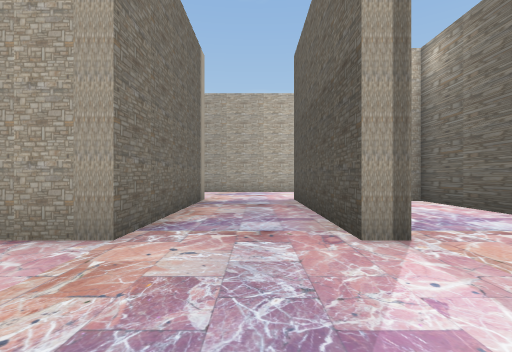
view 1 (above)

23 first-person views from a walk through a Unity game level. The camera is 1.3 m above the floor, looks level and sees 85° across. The floor is counted in squares, 2 m on a side. Each view is taken from the middle of a square. On the plan, view 1 faces up. The plan holds only what a view shows up to about 9 squares ahead; the rest is blank. The player character is not drawn. Some animated figures are left out.

view 2
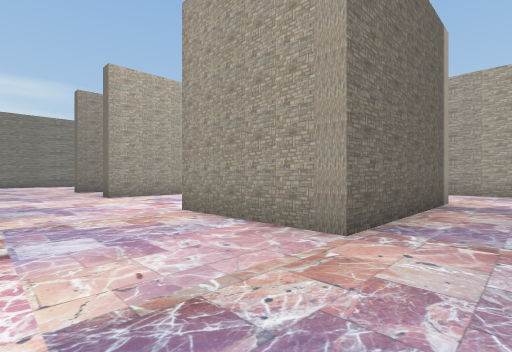

view 3
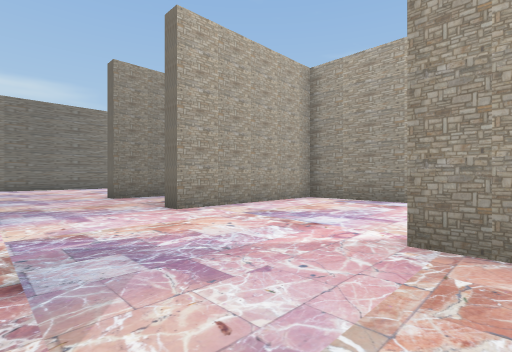

view 4
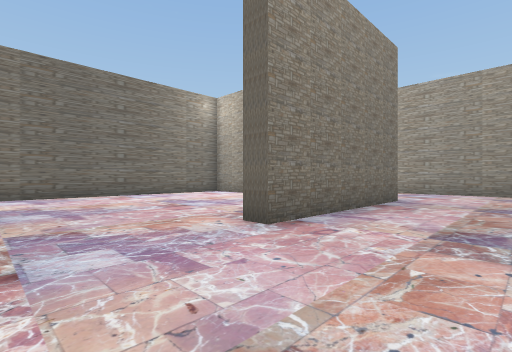

view 5
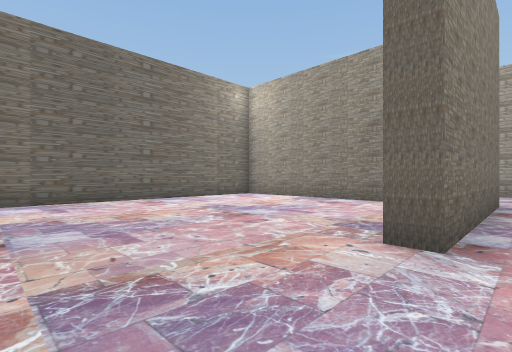

view 6
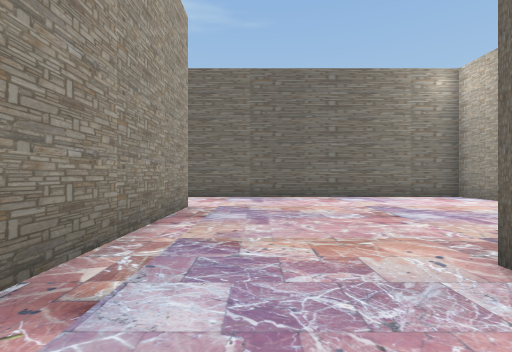

view 7
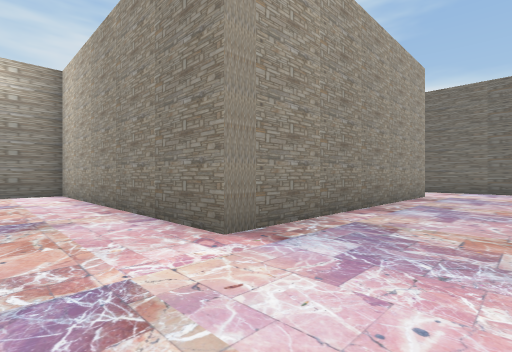

view 8
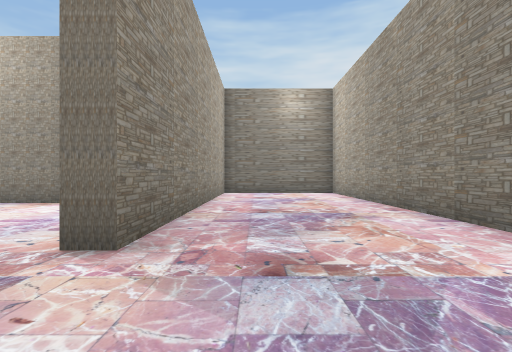

view 9
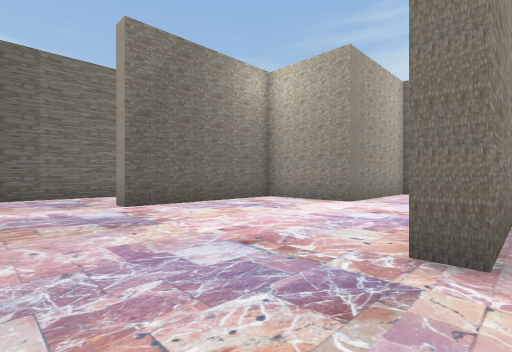

view 10
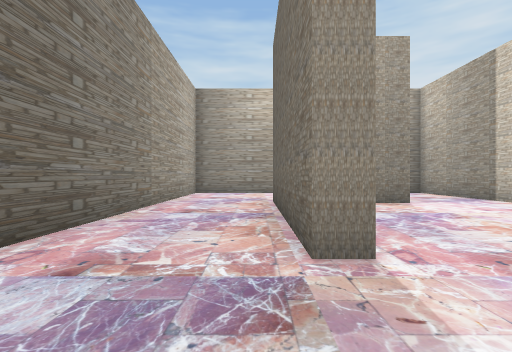

view 11
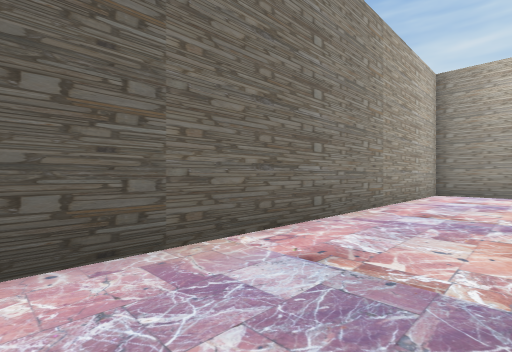

view 12
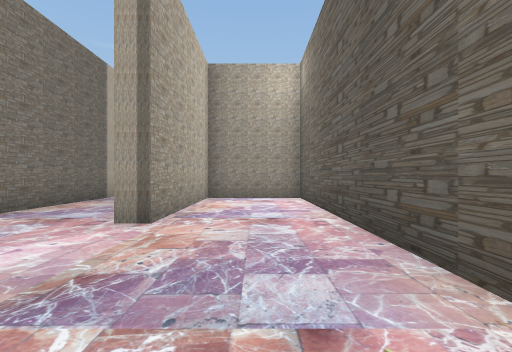

view 13
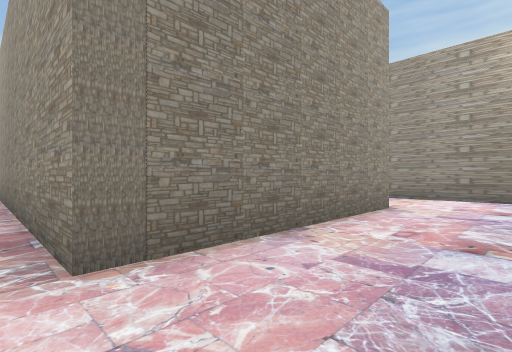

view 14
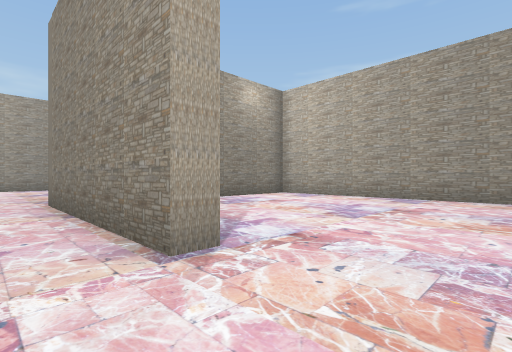

view 15
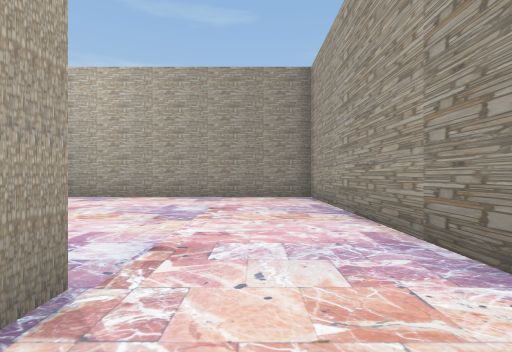

view 16
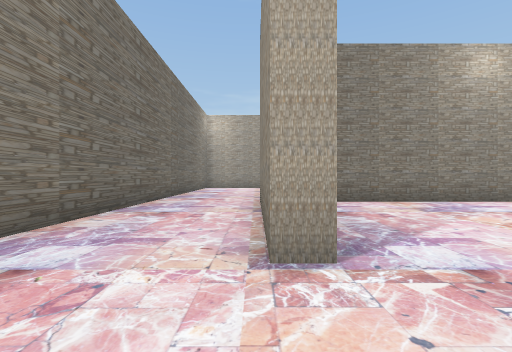

view 17
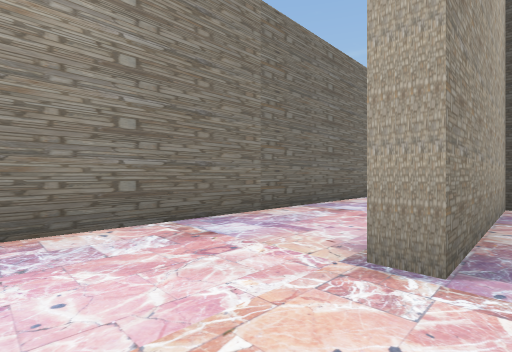

view 18
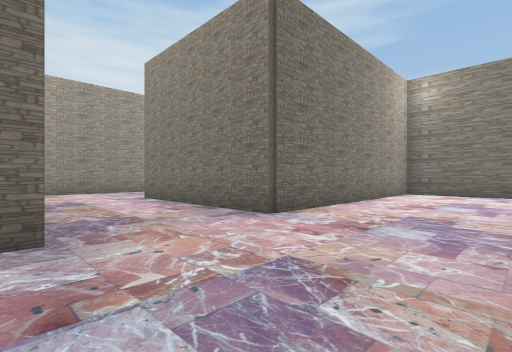

view 19
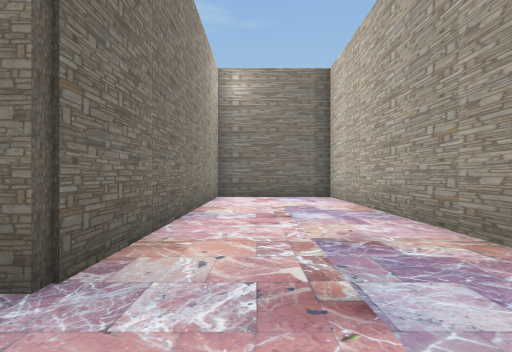

view 20
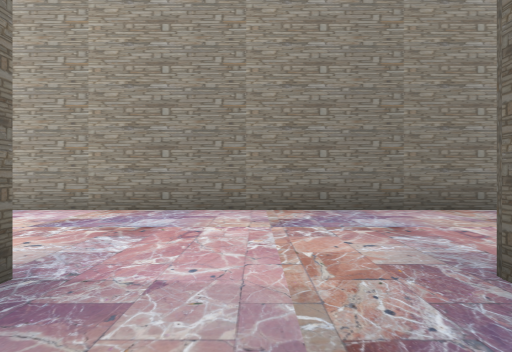

view 21
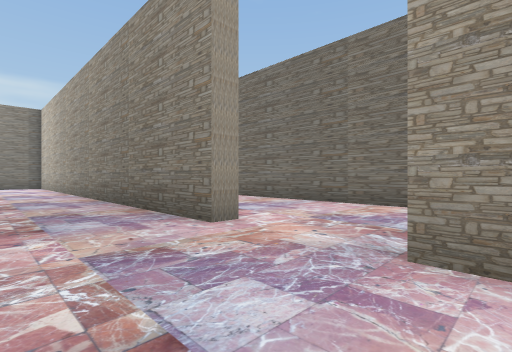

view 22
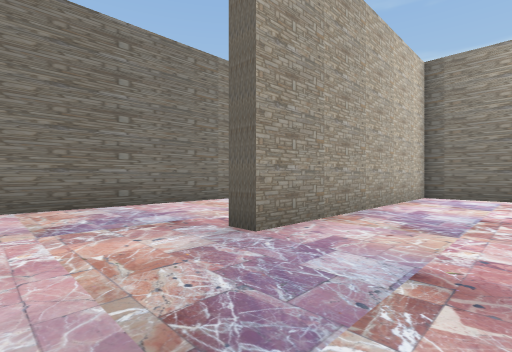

view 23
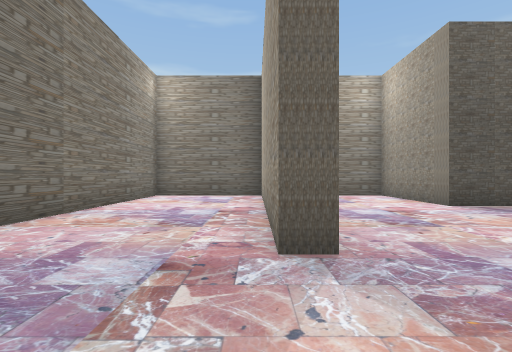

### Floor plan
Ten units are one square. View 1 is at (0, 0); x grows to the right and y downward. Boxes are objects, and circles mark ways between rooms. Rooms are numbered by the first view taken in them; rooms with no view inside come last. Other rooms are left out.
<svg viewBox="-202 -158 250 250">
<path fill="none" stroke="#000" d="M-61 -73 -89 -73 -89 -28 -95 -28M-14 -79 -14 -28 -49 -28M-52 -119 -52 -113 -197 -113 -197 -78 -125 -78 -125 -28 -131 -28M-148 -73 -197 -73 -197 64M-43 49 -43 70M43 -94 43 -113 -27 -113 -27 -118 35 -118M-48 70 -48 4 -42 4M-17 74 -17 47 11 47 11 2 16 2 16 51M-169 59 -169 4 -89 4 -89 87 -74 87M40 -153 -85 -153M24 87 41 87M43 84 43 -73 16 -73 16 -28 11 -28 11 -78 40 -78M-105 9 -164 9 -164 59 -169 59M-197 64 -197 79M-186 87 -94 87 -94 12"/>
<circle cx="-185" cy="55" r="3" fill="#2a7"/>
<text x="-70" y="-50">1</text>
<text x="-140" y="50">2</text>
</svg>
Room 1 opens to room 2.

Where each view was taken, in squares from view 1:
view 1: 0 up, 0 right, facing up
view 2: 0 up, 0 right, facing up-left
view 3: 0 up, 4 left, facing up-left
view 4: 0 up, 10 left, facing up-left
view 5: 0 up, 12 left, facing up-left
view 6: 1 up, 11 left, facing left
view 7: 2 up, 7 left, facing down-left
view 8: 2 up, 6 left, facing down
view 9: 2 up, 5 left, facing down-right
view 10: 2 up, 2 right, facing down
view 11: 2 up, 2 right, facing down-right
view 12: 1 down, 3 right, facing up
view 13: 0 up, 19 left, facing down-right
view 14: 8 down, 18 left, facing up-right
view 15: 7 down, 18 left, facing right
view 16: 8 down, 17 left, facing up
view 17: 8 down, 16 left, facing up-left
view 18: 11 up, 9 left, facing down-left
view 19: 9 up, 11 left, facing left
view 20: 6 up, 11 left, facing up
view 21: 9 up, 2 left, facing up-left
view 22: 9 up, 5 left, facing up-right
view 23: 12 up, 5 left, facing right
